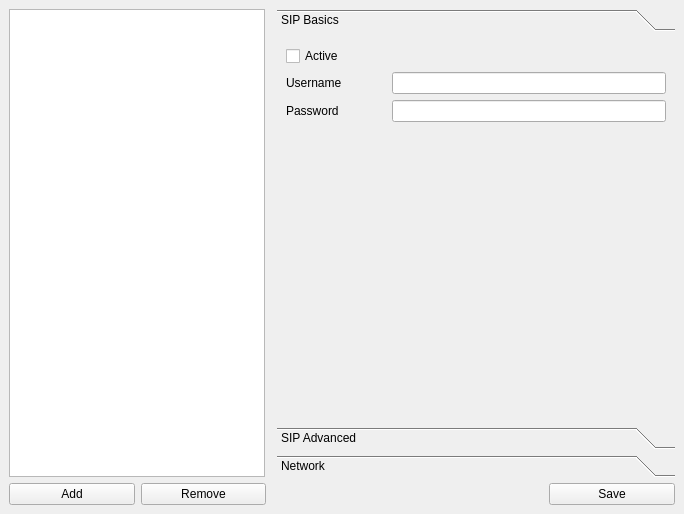
<?xml version="1.0" encoding="UTF-8"?>
<ui version="4.0">
    <class>settings</class>
    <widget class="QMainWindow" name="settings">
        <property name="geometry">
            <rect>
                <x>0</x>
                <y>0</y>
                <width>684</width>
                <height>514</height>
            </rect>
        </property>
        <property name="sizePolicy">
            <sizepolicy hsizetype="Fixed" vsizetype="Fixed">
                <horstretch>0</horstretch>
                <verstretch>0</verstretch>
            </sizepolicy>
        </property>
        <property name="minimumSize">
            <size>
                <width>684</width>
                <height>514</height>
            </size>
        </property>
        <property name="maximumSize">
            <size>
                <width>684</width>
                <height>514</height>
            </size>
        </property>
        <property name="windowTitle">
            <string>Settings</string>
        </property>
        <widget class="QWidget" name="centralWidget">
            <property name="sizePolicy">
                <sizepolicy hsizetype="Fixed" vsizetype="Fixed">
                    <horstretch>0</horstretch>
                    <verstretch>0</verstretch>
                </sizepolicy>
            </property>
            <property name="maximumSize">
                <size>
                    <width>684</width>
                    <height>514</height>
                </size>
            </property>
            <layout class="QGridLayout" name="gridLayout">
                <item row="1" column="0">
                    <layout class="QHBoxLayout" name="horizontalLayout_8"/>
                </item>
                <item row="2" column="0" colspan="3">
                    <layout class="QHBoxLayout" name="horizontalLayout_7">
                        <item>
                            <widget class="QPushButton" name="addButton">
                                <property name="text">
                                    <string>Add</string>
                                </property>
                            </widget>
                        </item>
                        <item>
                            <widget class="QPushButton" name="removeButton">
                                <property name="text">
                                    <string>Remove</string>
                                </property>
                            </widget>
                        </item>
                        <item>
                            <spacer name="horizontalSpacer">
                                <property name="orientation">
                                    <enum>Qt::Horizontal</enum>
                                </property>
                                <property name="sizeType">
                                    <enum>QSizePolicy::Fixed</enum>
                                </property>
                                <property name="sizeHint" stdset="0">
                                    <size>
                                        <width>277</width>
                                        <height>20</height>
                                    </size>
                                </property>
                            </spacer>
                        </item>
                        <item>
                            <widget class="QPushButton" name="saveButton">
                                <property name="text">
                                    <string>Save</string>
                                </property>
                            </widget>
                        </item>
                    </layout>
                </item>
                <item row="0" column="0">
                    <widget class="QListWidget" name="telephonesList">
                        <property name="sizePolicy">
                            <sizepolicy hsizetype="Fixed" vsizetype="Expanding">
                                <horstretch>0</horstretch>
                                <verstretch>0</verstretch>
                            </sizepolicy>
                        </property>
                    </widget>
                </item>
                <item row="0" column="2">
                    <widget class="QToolBox" name="toolBox">
                        <property name="currentIndex">
                            <number>0</number>
                        </property>
                        <widget class="QWidget" name="sipinfo">
                            <property name="geometry">
                                <rect>
                                    <x>0</x>
                                    <y>0</y>
                                    <width>398</width>
                                    <height>362</height>
                                </rect>
                            </property>
                            <attribute name="label">
                                <string>SIP Basics</string>
                            </attribute>
                            <layout class="QVBoxLayout" name="verticalLayout_4">
                                <item>
                                    <widget class="QCheckBox" name="activeCheckbox">
                                        <property name="text">
                                            <string>Active</string>
                                        </property>
                                    </widget>
                                </item>
                                <item>
                                    <layout class="QHBoxLayout" name="horizontalLayout_5">
                                        <item>
                                            <widget class="QLabel" name="label_4">
                                                <property name="minimumSize">
                                                    <size>
                                                        <width>100</width>
                                                        <height>0</height>
                                                    </size>
                                                </property>
                                                <property name="text">
                                                    <string>Username</string>
                                                </property>
                                            </widget>
                                        </item>
                                        <item>
                                            <widget class="QLineEdit" name="usernameEdit">
                                                <property name="toolTip">
                                                    <string>extension@domain</string>
                                                </property>
                                            </widget>
                                        </item>
                                    </layout>
                                </item>
                                <item>
                                    <layout class="QHBoxLayout" name="horizontalLayout_6">
                                        <item>
                                            <widget class="QLabel" name="label_5">
                                                <property name="minimumSize">
                                                    <size>
                                                        <width>100</width>
                                                        <height>0</height>
                                                    </size>
                                                </property>
                                                <property name="text">
                                                    <string>Password</string>
                                                </property>
                                            </widget>
                                        </item>
                                        <item>
                                            <widget class="QLineEdit" name="passwordEdit"/>
                                        </item>
                                    </layout>
                                </item>
                                <item>
                                    <spacer name="verticalSpacer">
                                        <property name="orientation">
                                            <enum>Qt::Vertical</enum>
                                        </property>
                                        <property name="sizeHint" stdset="0">
                                            <size>
                                                <width>20</width>
                                                <height>40</height>
                                            </size>
                                        </property>
                                    </spacer>
                                </item>
                            </layout>
                        </widget>
                        <widget class="QWidget" name="sipadvanced">
                            <property name="geometry">
                                <rect>
                                    <x>0</x>
                                    <y>0</y>
                                    <width>398</width>
                                    <height>362</height>
                                </rect>
                            </property>
                            <attribute name="label">
                                <string>SIP Advanced</string>
                            </attribute>
                            <layout class="QVBoxLayout" name="verticalLayout_5">
                                <item>
                                    <layout class="QHBoxLayout" name="horizontalLayout_2">
                                        <item>
                                            <widget class="QLabel" name="label">
                                                <property name="minimumSize">
                                                    <size>
                                                        <width>100</width>
                                                        <height>0</height>
                                                    </size>
                                                </property>
                                                <property name="text">
                                                    <string>Description</string>
                                                </property>
                                            </widget>
                                        </item>
                                        <item>
                                            <widget class="QLineEdit" name="descriptionEdit"/>
                                        </item>
                                    </layout>
                                </item>
                                <item>
                                    <layout class="QHBoxLayout" name="horizontalLayout_3">
                                        <item>
                                            <widget class="QLabel" name="label_2">
                                                <property name="minimumSize">
                                                    <size>
                                                        <width>100</width>
                                                        <height>0</height>
                                                    </size>
                                                </property>
                                                <property name="text">
                                                    <string>Full Name</string>
                                                </property>
                                            </widget>
                                        </item>
                                        <item>
                                            <widget class="QLineEdit" name="nameEdit"/>
                                        </item>
                                    </layout>
                                </item>
                                <item>
                                    <layout class="QHBoxLayout" name="horizontalLayout_4">
                                        <item>
                                            <widget class="QLabel" name="label_3">
                                                <property name="sizePolicy">
                                                    <sizepolicy hsizetype="Preferred" vsizetype="Preferred">
                                                        <horstretch>0</horstretch>
                                                        <verstretch>0</verstretch>
                                                    </sizepolicy>
                                                </property>
                                                <property name="minimumSize">
                                                    <size>
                                                        <width>100</width>
                                                        <height>0</height>
                                                    </size>
                                                </property>
                                                <property name="text">
                                                    <string>Domain</string>
                                                </property>
                                            </widget>
                                        </item>
                                        <item>
                                            <widget class="QLineEdit" name="domainEdit"/>
                                        </item>
                                    </layout>
                                </item>
                                <item>
                                    <widget class="QCheckBox" name="registerStartupCheckbox">
                                        <property name="text">
                                            <string>Register on startup</string>
                                        </property>
                                    </widget>
                                </item>
                                <item>
                                    <widget class="QCheckBox" name="subPresenceCheckbox">
                                        <property name="text">
                                            <string>Subscribe presence</string>
                                        </property>
                                    </widget>
                                </item>
                                <item>
                                    <widget class="QCheckBox" name="pubPresenceCheckbox">
                                        <property name="text">
                                            <string>Publish presence</string>
                                        </property>
                                    </widget>
                                </item>
                                <item>
                                    <widget class="QCheckBox" name="blfCheckbox">
                                        <property name="text">
                                            <string>Use BLF</string>
                                        </property>
                                    </widget>
                                </item>
                                <item>
                                    <widget class="QCheckBox" name="ringbackCheckbox">
                                        <property name="text">
                                            <string>Disable ringback tone</string>
                                        </property>
                                    </widget>
                                </item>
                                <item>
                                    <widget class="QPushButton" name="customRingtoneButton">
                                        <property name="text">
                                            <string>Custom ringtone</string>
                                        </property>
                                    </widget>
                                </item>
                                <item>
                                    <spacer name="verticalSpacer_2">
                                        <property name="orientation">
                                            <enum>Qt::Vertical</enum>
                                        </property>
                                        <property name="sizeHint" stdset="0">
                                            <size>
                                                <width>20</width>
                                                <height>40</height>
                                            </size>
                                        </property>
                                    </spacer>
                                </item>
                            </layout>
                        </widget>
                        <widget class="QWidget" name="network">
                            <attribute name="label">
                                <string>Network</string>
                            </attribute>
                            <layout class="QVBoxLayout" name="verticalLayout">
                                <item>
                                    <layout class="QHBoxLayout" name="horizontalLayout_11">
                                        <item>
                                            <widget class="QLabel" name="label_6">
                                                <property name="enabled">
                                                    <bool>true</bool>
                                                </property>
                                                <property name="sizePolicy">
                                                    <sizepolicy hsizetype="Minimum" vsizetype="Preferred">
                                                        <horstretch>0</horstretch>
                                                        <verstretch>0</verstretch>
                                                    </sizepolicy>
                                                </property>
                                                <property name="minimumSize">
                                                    <size>
                                                        <width>190</width>
                                                        <height>0</height>
                                                    </size>
                                                </property>
                                                <property name="maximumSize">
                                                    <size>
                                                        <width>190</width>
                                                        <height>16777215</height>
                                                    </size>
                                                </property>
                                                <property name="text">
                                                    <string>Transport</string>
                                                </property>
                                            </widget>
                                        </item>
                                        <item>
                                            <widget class="QComboBox" name="transportCombobox">
                                                <item>
                                                    <property name="text">
                                                        <string>UDP</string>
                                                    </property>
                                                </item>
                                                <item>
                                                    <property name="text">
                                                        <string>TCP</string>
                                                    </property>
                                                </item>
                                                <item>
                                                    <property name="text">
                                                        <string>TLS</string>
                                                    </property>
                                                </item>
                                            </widget>
                                        </item>
                                    </layout>
                                </item>
                                <item>
                                    <layout class="QHBoxLayout" name="horizontalLayout_12">
                                        <item>
                                            <widget class="QLabel" name="label_8">
                                                <property name="enabled">
                                                    <bool>true</bool>
                                                </property>
                                                <property name="sizePolicy">
                                                    <sizepolicy hsizetype="Minimum" vsizetype="Preferred">
                                                        <horstretch>0</horstretch>
                                                        <verstretch>0</verstretch>
                                                    </sizepolicy>
                                                </property>
                                                <property name="minimumSize">
                                                    <size>
                                                        <width>190</width>
                                                        <height>0</height>
                                                    </size>
                                                </property>
                                                <property name="maximumSize">
                                                    <size>
                                                        <width>190</width>
                                                        <height>16777215</height>
                                                    </size>
                                                </property>
                                                <property name="text">
                                                    <string>Subscription expiry delay</string>
                                                </property>
                                            </widget>
                                        </item>
                                        <item>
                                            <widget class="QLineEdit" name="subDelayEdit"/>
                                        </item>
                                    </layout>
                                </item>
                                <item>
                                    <layout class="QHBoxLayout" name="horizontalLayout_13">
                                        <item>
                                            <widget class="QLabel" name="label_9">
                                                <property name="enabled">
                                                    <bool>true</bool>
                                                </property>
                                                <property name="sizePolicy">
                                                    <sizepolicy hsizetype="Minimum" vsizetype="Preferred">
                                                        <horstretch>0</horstretch>
                                                        <verstretch>0</verstretch>
                                                    </sizepolicy>
                                                </property>
                                                <property name="minimumSize">
                                                    <size>
                                                        <width>190</width>
                                                        <height>0</height>
                                                    </size>
                                                </property>
                                                <property name="maximumSize">
                                                    <size>
                                                        <width>190</width>
                                                        <height>16777215</height>
                                                    </size>
                                                </property>
                                                <property name="text">
                                                    <string>Keep alive expiry delay</string>
                                                </property>
                                            </widget>
                                        </item>
                                        <item>
                                            <widget class="QLineEdit" name="keepAliveDelayEdit"/>
                                        </item>
                                    </layout>
                                </item>
                                <item>
                                    <layout class="QHBoxLayout" name="horizontalLayout">
                                        <item>
                                            <widget class="QLabel" name="label_7">
                                                <property name="enabled">
                                                    <bool>true</bool>
                                                </property>
                                                <property name="sizePolicy">
                                                    <sizepolicy hsizetype="Minimum" vsizetype="Preferred">
                                                        <horstretch>0</horstretch>
                                                        <verstretch>0</verstretch>
                                                    </sizepolicy>
                                                </property>
                                                <property name="minimumSize">
                                                    <size>
                                                        <width>190</width>
                                                        <height>0</height>
                                                    </size>
                                                </property>
                                                <property name="maximumSize">
                                                    <size>
                                                        <width>190</width>
                                                        <height>16777215</height>
                                                    </size>
                                                </property>
                                                <property name="text">
                                                    <string>Registration expiry delay</string>
                                                </property>
                                            </widget>
                                        </item>
                                        <item>
                                            <widget class="QLineEdit" name="registrationDelayEdit"/>
                                        </item>
                                    </layout>
                                </item>
                                <item>
                                    <layout class="QHBoxLayout" name="horizontalLayout_14">
                                        <item>
                                            <widget class="QLabel" name="label_10">
                                                <property name="enabled">
                                                    <bool>true</bool>
                                                </property>
                                                <property name="sizePolicy">
                                                    <sizepolicy hsizetype="Minimum" vsizetype="Preferred">
                                                        <horstretch>0</horstretch>
                                                        <verstretch>0</verstretch>
                                                    </sizepolicy>
                                                </property>
                                                <property name="minimumSize">
                                                    <size>
                                                        <width>190</width>
                                                        <height>0</height>
                                                    </size>
                                                </property>
                                                <property name="maximumSize">
                                                    <size>
                                                        <width>190</width>
                                                        <height>16777215</height>
                                                    </size>
                                                </property>
                                                <property name="text">
                                                    <string>Use STUN</string>
                                                </property>
                                            </widget>
                                        </item>
                                        <item>
                                            <widget class="QComboBox" name="stunCombobox">
                                                <item>
                                                    <property name="text">
                                                        <string>Use global STUN</string>
                                                    </property>
                                                </item>
                                                <item>
                                                    <property name="text">
                                                        <string>Don't use STUN</string>
                                                    </property>
                                                </item>
                                                <item>
                                                    <property name="text">
                                                        <string>Use custom STUN</string>
                                                    </property>
                                                </item>
                                            </widget>
                                        </item>
                                    </layout>
                                </item>
                                <item>
                                    <layout class="QHBoxLayout" name="horizontalLayout_15">
                                        <item>
                                            <widget class="QLabel" name="label_11">
                                                <property name="enabled">
                                                    <bool>true</bool>
                                                </property>
                                                <property name="sizePolicy">
                                                    <sizepolicy hsizetype="Minimum" vsizetype="Preferred">
                                                        <horstretch>0</horstretch>
                                                        <verstretch>0</verstretch>
                                                    </sizepolicy>
                                                </property>
                                                <property name="minimumSize">
                                                    <size>
                                                        <width>190</width>
                                                        <height>0</height>
                                                    </size>
                                                </property>
                                                <property name="maximumSize">
                                                    <size>
                                                        <width>190</width>
                                                        <height>16777215</height>
                                                    </size>
                                                </property>
                                                <property name="text">
                                                    <string>STUN Server</string>
                                                </property>
                                            </widget>
                                        </item>
                                        <item>
                                            <widget class="QLineEdit" name="stunEdit"/>
                                        </item>
                                    </layout>
                                </item>
                                <item>
                                    <spacer name="verticalSpacer_3">
                                        <property name="orientation">
                                            <enum>Qt::Vertical</enum>
                                        </property>
                                        <property name="sizeHint" stdset="0">
                                            <size>
                                                <width>20</width>
                                                <height>310</height>
                                            </size>
                                        </property>
                                    </spacer>
                                </item>
                            </layout>
                        </widget>
                    </widget>
                </item>
            </layout>
        </widget>
    </widget>
    <resources/>
    <connections/>
</ui>
